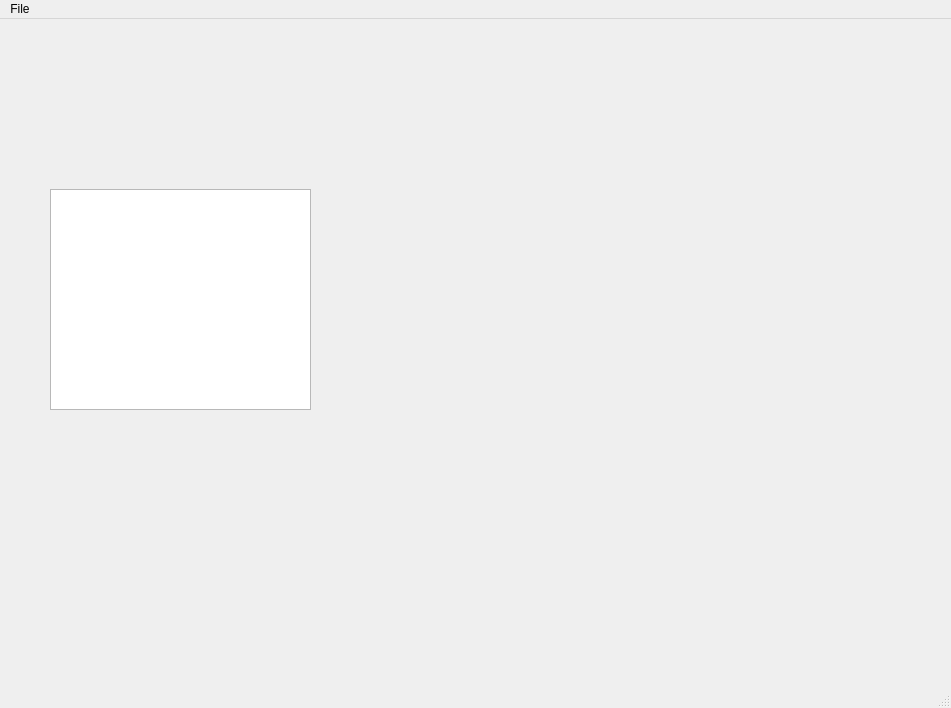
<?xml version="1.0" encoding="UTF-8"?>
<ui version="4.0">
 <class>MainWindow</class>
 <widget class="QMainWindow" name="MainWindow">
  <property name="geometry">
   <rect>
    <x>0</x>
    <y>0</y>
    <width>951</width>
    <height>708</height>
   </rect>
  </property>
  <property name="windowTitle">
   <string>MainWindow</string>
  </property>
  <widget class="QWidget" name="centralwidget">
   <widget class="QPlainTextEdit" name="plainTextEdit">
    <property name="geometry">
     <rect>
      <x>50</x>
      <y>170</y>
      <width>261</width>
      <height>221</height>
     </rect>
    </property>
   </widget>
  </widget>
  <widget class="QMenuBar" name="menubar">
   <property name="geometry">
    <rect>
     <x>0</x>
     <y>0</y>
     <width>951</width>
     <height>26</height>
    </rect>
   </property>
   <widget class="QMenu" name="menuFile">
    <property name="title">
     <string>File</string>
    </property>
    <addaction name="actionNew_Window"/>
   </widget>
   <addaction name="menuFile"/>
  </widget>
  <widget class="QStatusBar" name="statusbar"/>
  <action name="actionNew_Window">
   <property name="text">
    <string>New Window</string>
   </property>
  </action>
 </widget>
 <resources/>
 <connections/>
</ui>
